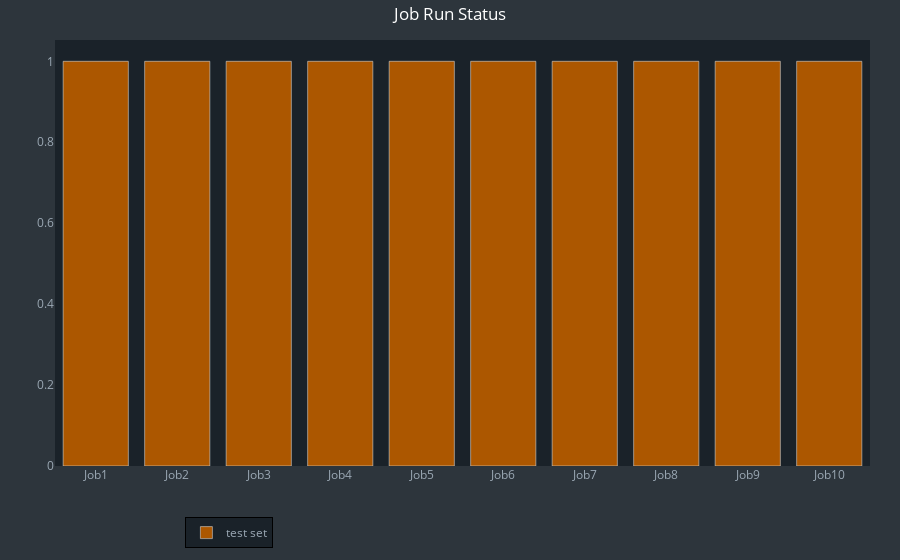

Here is the notebook cell this chart was saved with:
### Code cell
layout_count = copy.deepcopy(layout)
fig = go.Figure(layout=layout_count)
fig.add_trace(
    go.Bar(
            name='test set',
            x=dataload_df["job_title"],
            y=dataload_df["y_value"],
            
            # x=['Random Forest', 'Decision Tree', 'Lasso', 'Ridge', 'SVR', 'Linear'],
            # y=[3948.307638, 4296.587786, 4569.831897, 4570.420248, 4578.942853, 5926.023602],
            orientation='v',
            
            marker=dict(
                color = '#AC5700'
            )
            
        ),    
    )
    
fig.update_layout(
        title = "Job Run Status",
        title_x=0.5,
        yaxis_title="",
        titlefont=dict(
            family='Open Sans',
            size=18,
            color = "#ffffff"
        ),
        showlegend = True,
        yaxis_zeroline=False
)

### Figure 1 — Plotly figure (JSON) as saved in the notebook; plotly's stock layout.template omitted (floating-point values rounded to 4 significant figures)
{"data": [{"marker": {"color": "#AC5700"}, "name": "test set", "orientation": "v", "type": "bar", "x": ["Job1", "Job2", "Job3", "Job4", "Job5", "Job6", "Job7", "Job8", "Job9", "Job10"], "y": [1, 1, 1, 1, 1, 1, 1, 1, 1, 1]}], "layout": {"autosize": true, "hovermode": "closest", "legend": {"bgcolor": "#1a2229", "bordercolor": "Black", "borderwidth": 1, "font": {"color": "#9ba8b4", "family": "Open Sans", "size": 12}, "orientation": "h", "traceorder": "normal", "x": 0.16, "y": -0.12}, "margin": {"b": 20, "l": 30, "r": 30, "t": 40}, "paper_bgcolor": "#2d353c", "plot_bgcolor": "#1a2229", "showlegend": true, "title": {"font": {"color": "#ffffff"}, "text": "Job Run Status", "x": 0.5}, "xaxis": {"color": "#9ba8b4", "showgrid": false}, "yaxis": {"color": "#9ba8b4", "showgrid": false, "title": {"text": ""}, "zeroline": false}}}
